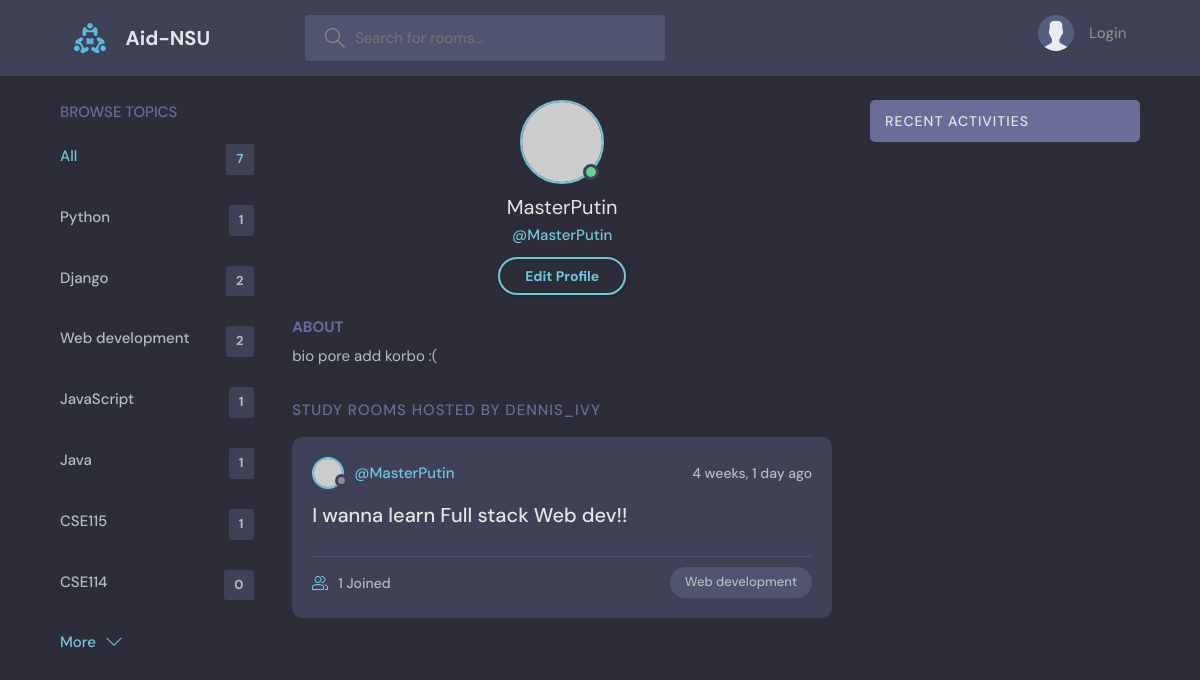
Screenshot of /profile/3/ with the database file from the repository.
### base/models.py (models this page shows, shortened)
class Topic(models.Model):
    name = models.CharField(max_length=200)

class Room(models.Model):
    host = models.ForeignKey(User, on_delete=models.SET_NULL,null=True)
    topic = models.ForeignKey(Topic, on_delete=models.SET_NULL,null=True)
    name = models.CharField(max_length=200)
    description = models.TextField(null=True, blank=True)
    participants = models.ManyToManyField(User, related_name = 'participants', blank=True)
    updated = models.DateTimeField(auto_now=True)
    created = models.DateTimeField(auto_now_add=True)
    class Meta:
        ordering = ['-updated' , '-created']

### base/views.py (the view)
# urls.py: path('profile/<str:pk>/',views.userProfile, name="user-profile"),
def userProfile(request, pk):
    user = User.objects.get(id=pk)
    rooms = user.room_set.all()
    room_messages = user.message_set.all()
    topics = Topic.objects.all()
    context = {'user': user, 'rooms': rooms,
               'room_messages': room_messages, 'topics': topics}
    return render(request, 'base/profile.html', context)

### base/templates/base/profile.html
{% extends 'main.html' %}
{% block content %}
  <main class="profile-page layout layout--3">
    <div class="container">
      {% include 'base/topics_component.html' %}
      <div class="roomList">
        <div class="profile">
          <div class="profile__avatar">
            <div class="avatar avatar--large active">
              <img src="https://randomuser.me/api/portraits/men/11.jpg" />
            </div>
          </div>
          <div class="profile__info">
            <h3>{{user.username}}</h3>
            <p>@{{user.username}}</p>
            <a href="edit-user.html" class="btn btn--main btn--pill">Edit Profile</a>
          </div>
          <div class="profile__about">
            <h3>About</h3>
            <p>
              bio pore add korbo :(
            </p>
          </div>
        </div>
        <div class="roomList__header">
          <div>
            <h2>Study Rooms Hosted by dennis_ivy</a>
            </h2>
          </div>
        </div>
        {% include 'base/feed_component.html' %}
      </div>
      {% include 'base/activity_component.html' %}
    </div>
  </main>
{% endblock content %}

### base/templates/base/topics_component.html
<div class="topics">
    <div class="topics__header">
      <h2>Browse Topics</h2>
    </div>
    <ul class="topics__list">
      <li>
        <a href="{% url 'home'%}" class="active">All <span>{{topics.count}}</span></a>
      </li>
      {% for topic in topics %}
      <li>
        <a href=""{% url 'home' %}?q={{topic.name}}">{{topic.name}}<span>{{topic.room_set.all.count}}</span></a>
      </li>
      {% endfor %}
    </ul>
    <a class="btn btn--link" href="topics.html">
      More
      <svg version="1.1" xmlns="http://www.w3.org/2000/svg" width="32" height="32" viewBox="0 0 32 32">
        <title>chevron-down</title>
        <path d="M16 21l-13-13h-3l16 16 16-16h-3l-13 13z"></path>
      </svg>
    </a>
  </div>

### base/templates/base/feed_component.html (shortened to what this page needs)
{% for room in rooms %}
<div class="roomListRoom">
        <div class="roomListRoom__header">
          <a href="{% url 'user-profile' room.host.id %}" class="roomListRoom__author">
            <div class="avatar avatar--small">
              <img src="https://randomuser.me/api/portraits/women/11.jpg" />
            </div>
            <span>@{{room.host.username}}</span>
          </a>
          <div class="roomListRoom__actions">
            <span>{{room.created|timesince}} ago</span>
          </div>
        </div>
        <div class="roomListRoom__content">
          <a href="{% url 'room' room.id %}">{{room.name}}</a>
        </div>
        <div class="roomListRoom__meta">
          <a href="{% url 'room' room.id %}" class="roomListRoom__joined">
            {{room.participants.all.count}} Joined
          </a>
          <p class="roomListRoom__topic">{{room.topic.name}}</p>
        </div>
</div>
{% endfor %}

### rows the page displays
Topic: name "Python", room_set.all.count "1"
Topic: name "Django", room_set.all.count "2"
Topic: name "Web development", room_set.all.count "2"
Topic: name "JavaScript", room_set.all.count "1"
Topic: name "Java", room_set.all.count "1"
Topic: name "CSE115", room_set.all.count "1"
Topic: name "CSE114", room_set.all.count "0"
Room: host.username "MasterPutin", created "4 weeks, 1 day", name "I wanna learn Full stack Web dev!!", participants.all.count "1", topic.name "Web development"

### other values shown
{{ topics.count }} "7"
{{ user.username }} "MasterPutin"
